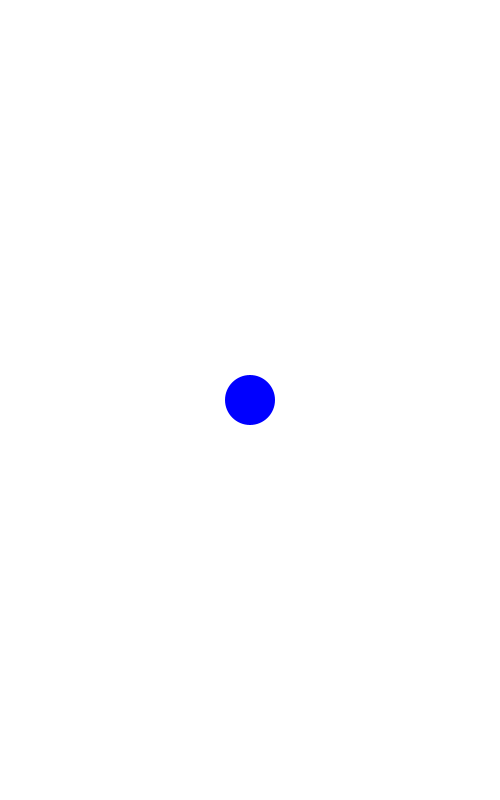
Frame 1 (no input)
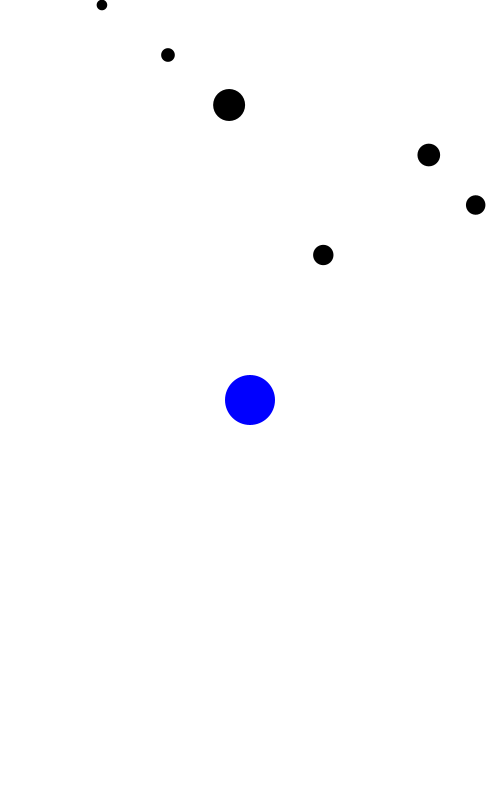
Frame 60 (the mouse pressed at the canvas centre just before this capture)
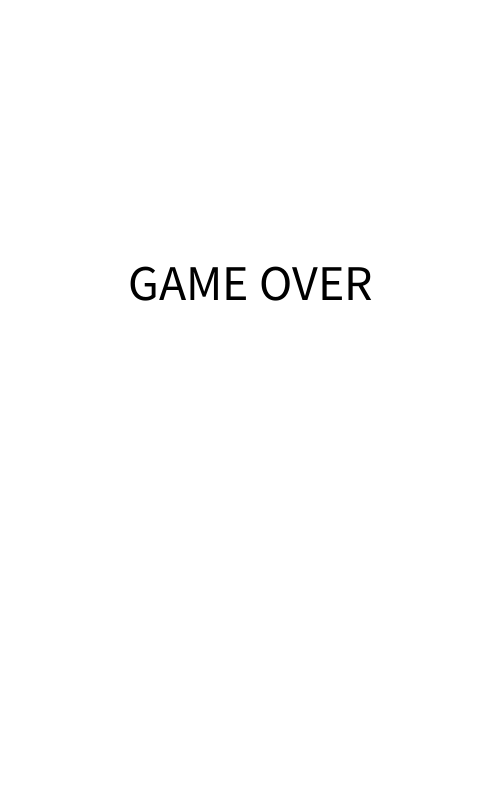
Frame 120 (the mouse held since frame 60 and released just before this capture)

The Processing sketch that drew these frames (run headless with seeded random() and noise(); from frame 60 on, the mouse is pressed at the canvas centre):

// Processing sketch: AvoidCircle4
// ── AvoidCircle4.pde
float x = 250, y = 400, s = 50;
boolean up, down, left, right;
FloatList block_x = new FloatList(); 
FloatList block_y = new FloatList();  
FloatList block_size = new FloatList();
boolean over = false;
void setup() {
    size(500,800);
    noStroke();
}

void draw() {
  background(255);
  if (over) {
    textSize(50);
    textAlign(CENTER);
    text("GAME OVER", 250,300);
    return;
  }

  fill(0,0,255);
  ellipse(x,y,s,s);

  if (keyPressed) {
    if (up) y -= 3;
    if (down) y += 3;
    if (left) x -= 3;
    if (right) x += 3;
  }
  if (x < s/2) x += 3;
  if (x > width-s/2) x -= 3;
  if (y < s/2) y += 3;
  if (y > height-s/2) y -= 3;
  if (frameCount % 10 == 0) {
    block_x.append(random(width));
    block_y.append(0);
    block_size.append(random(10,50));
  }
  for (int i=0; i<block_y.size(); i++) {
    block_y.set(i, block_y.get(i)+5);
    fill(0);
    ellipse(block_x.get(i),
        block_y.get(i),
        block_size.get(i),
        block_size.get(i));
    float dst = dist(x,y,block_x.get(i),block_y.get(i));
    if (dst < (block_size.get(i)+s)/2) {
      over = true;
    }
  }
}

void keyPressed() {
  if (keyCode == UP) up = true;
  if (keyCode == DOWN) down = true;
  if (keyCode == LEFT) left = true;
  if (keyCode == RIGHT) right = true;
}

void keyReleased() {
  if (keyCode == UP) up = false;
  if (keyCode == DOWN) down = false;
  if (keyCode == LEFT) left = false;
  if (keyCode == RIGHT) right = false;
}
